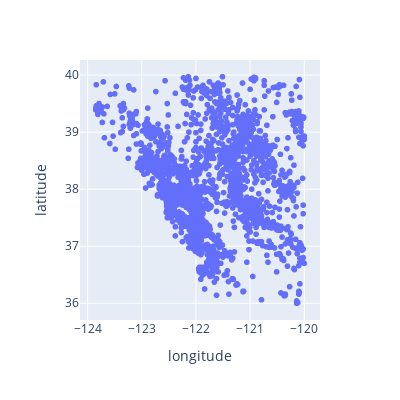

This figure's notebook cell:
### Markdown cell above
Visualize the spatial distribution of the selected properties using a scatter plot

### Code cell
import plotly.express as px
px.scatter(df , x="longitude", y="latitude",  width=400, height=400)#.write_image("img/spatial_distribution.png")

### Figure 1 — Plotly figure (JSON) as saved in the notebook; plotly's stock layout.template omitted (floating-point values rounded to 4 significant figures; data arrays with more than 128 entries replaced by an {"elided": "..."} marker saying what was removed)
{"data": [{"hovertemplate": "longitude=%{x}<br>latitude=%{y}<extra></extra>", "legendgroup": "", "marker": {"color": "#636efa", "symbol": "circle"}, "mode": "markers", "name": "", "showlegend": false, "type": "scattergl", "x": {"elided": "7000 float values"}, "xaxis": "x", "y": {"elided": "7000 float values"}, "yaxis": "y"}], "layout": {"height": 400, "legend": {"tracegroupgap": 0}, "margin": {"t": 60}, "width": 400, "xaxis": {"anchor": "y", "domain": [0, 1], "title": {"text": "longitude"}}, "yaxis": {"anchor": "x", "domain": [0, 1], "title": {"text": "latitude"}}}}
